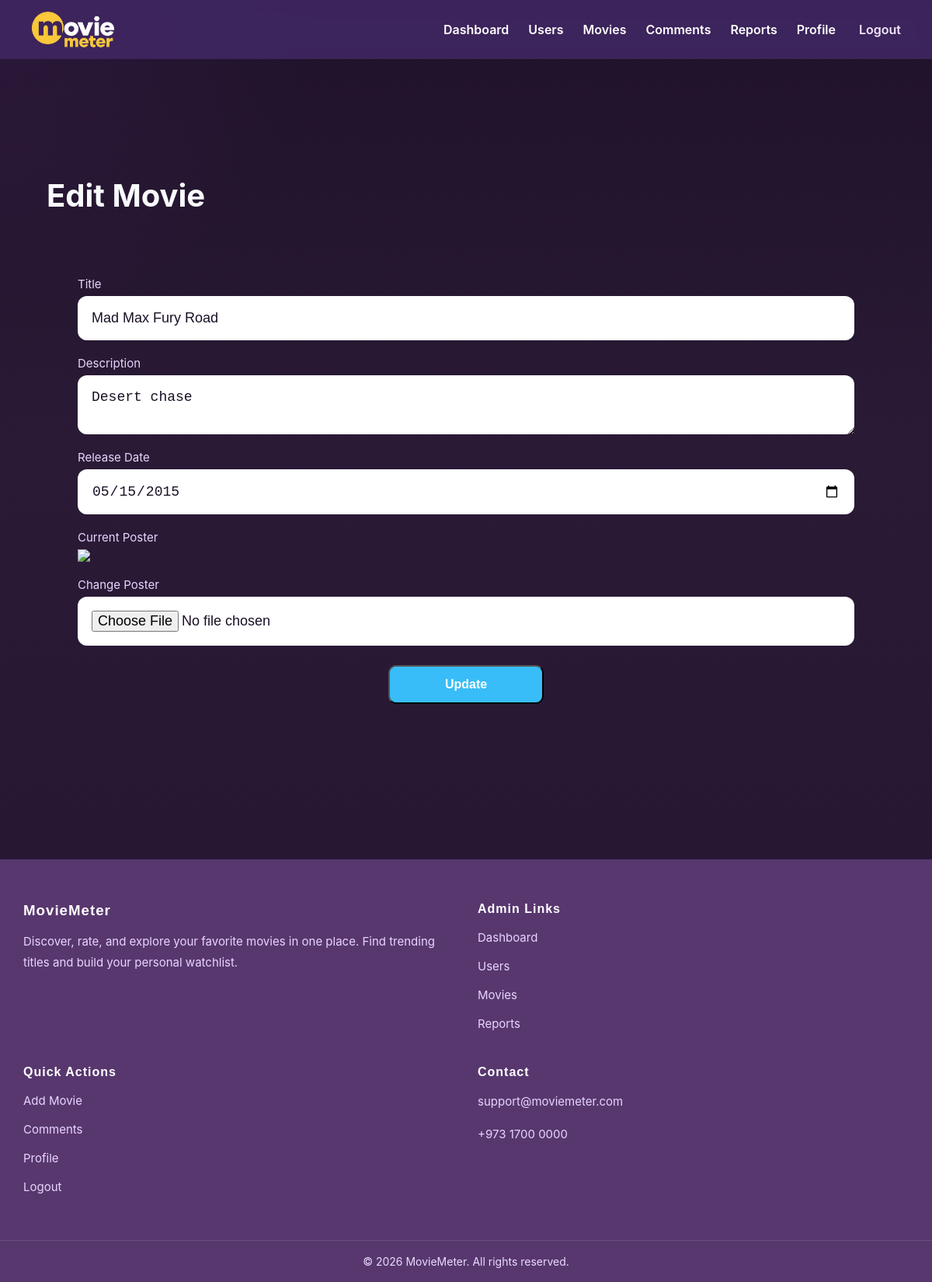
Screenshot of /MovieMeter/admin/edit-movie.php?id=2 (signed in) with the database file from the repository.
### tables this page shows
CREATE TABLE mm_movies (
    movie_id INT AUTO_INCREMENT PRIMARY KEY,
    creator_id INT NOT NULL,
    deleted_by INT NULL,
    title VARCHAR(200) NOT NULL,
    short_description TEXT NOT NULL,
    full_description TEXT NOT NULL,
    release_date DATE NULL,
    poster_image VARCHAR(255) NULL,
    trailer_url VARCHAR(255) NULL,
    status ENUM('draft','published','deleted') DEFAULT 'draft',
    view_count INT DEFAULT 0,
    average_rating DECIMAL(3,2) DEFAULT 0.00,
    rating_count INT DEFAULT 0,
    comment_count INT DEFAULT 0,
    is_api_imported TINYINT(1) DEFAULT 0,
    external_api_source VARCHAR(100) NULL,
    external_api_id VARCHAR(100) NULL,
    created_at DATETIME DEFAULT CURRENT_TIMESTAMP,
    updated_at DATETIME DEFAULT CURRENT_TIMESTAMP,
    deleted_at DATETIME NULL,
    published_at DATETIME NULL,
    deleted_reason VARCHAR(255) NULL
);

### MovieMeter/admin/edit-movie.php (the view, shortened to what this page needs)
<?php
$conn=getConnection();
$id=$_GET["id"];
$movie=mysqli_fetch_assoc(mysqli_query($conn,"SELECT * FROM mm_movies WHERE movie_id=$id"));
?>
<!DOCTYPE html>
<html>
<head>
<link rel="stylesheet" href="../assets/css/style.css">
<link rel="stylesheet" href="../assets/css/admin.css">
</head>
<body>
<?php include("../includes/admin_nav.php"); ?>
<div class="admin-container">
<h1 class="admin-title">Edit Movie</h1>
<form class="admin-form" method="POST" enctype="multipart/form-data">
<div class="form-group">
    <label>Title</label>
    <input name="title" value="<?php echo $movie["title"]; ?>">
</div>
<div class="form-group">
    <label>Description</label>
    <textarea name="desc"><?php echo $movie["short_description"]; ?></textarea>
</div>
<div class="form-group">
    <label>Release Date</label>
    <input type="date" name="date" value="<?php echo $movie["release_date"]; ?>">
</div>
<div class="form-group">
    <label>Current Poster</label>
    <img src="../assets/images/<?php echo $movie["poster_image"]; ?>" style="width:150px;">
</div>
<div class="form-group">
    <label>Change Poster</label>
    <input type="file" name="image">
</div>
<div class="form-actions">
    <button class="btn btn-edit">Update</button>
</div>
</form>
</div>
<?php include("../includes/admin_footer.php"); ?>
</body>
</html>

### MovieMeter/assets/css/style.css (style rules this page uses)
* { box-sizing: border-box; }
html { scroll-behavior: smooth; }
body { margin: 0; font-family: "Inter", sans-serif; background: radial-gradient(circle at top left, rgba(120, 55, 170, 0.12), transparent 20%), linear-gradient(180deg, #1f1229 0%, #2a1a36 35%, #241430 100%); color: #f8fafc; overflow-x: hidden; }
img { display: block; max-width: 100%; }

### MovieMeter/assets/css/admin.css (style rules this page uses)
.admin-container { padding: 120px 60px; }
.admin-title { font-size: 2.5rem; margin-bottom: 30px; }
.admin-form { width: 100% !important; max-width: 1000px !important; margin: 80px auto !important; }
.admin-form input, .admin-form textarea, .admin-form select { width: 100%; padding: 18px; margin-bottom: 18px; border-radius: 12px; border: none; background: #ffffff; color: #1a1025; font-size: 18px; }
.btn { padding: 12px 20px; border-radius: 10px; text-decoration: none; font-weight: bold; display: inline-block; font-size: 15px; }
.btn-edit { background: #38bdf8; color: white; }
.admin-form * { display: block; }
.admin-form .btn, .admin-form button { width: 200px !important; padding: 14px !important; font-size: 16px !important; }
.form-group { margin-bottom: 20px; }
.form-group label { margin-bottom: 6px; font-size: 15px; color: #e9d5ff; }
.form-actions { display: flex; justify-content: center; margin-top: 25px; }
.form-actions .btn { width: 220px; padding: 16px; font-size: 17px; }
body { padding-top: 80px; }

### rows the page displays
mm_movies: title "Mad Max Fury Road", desc "Desert chase", date "05/15/2015"
